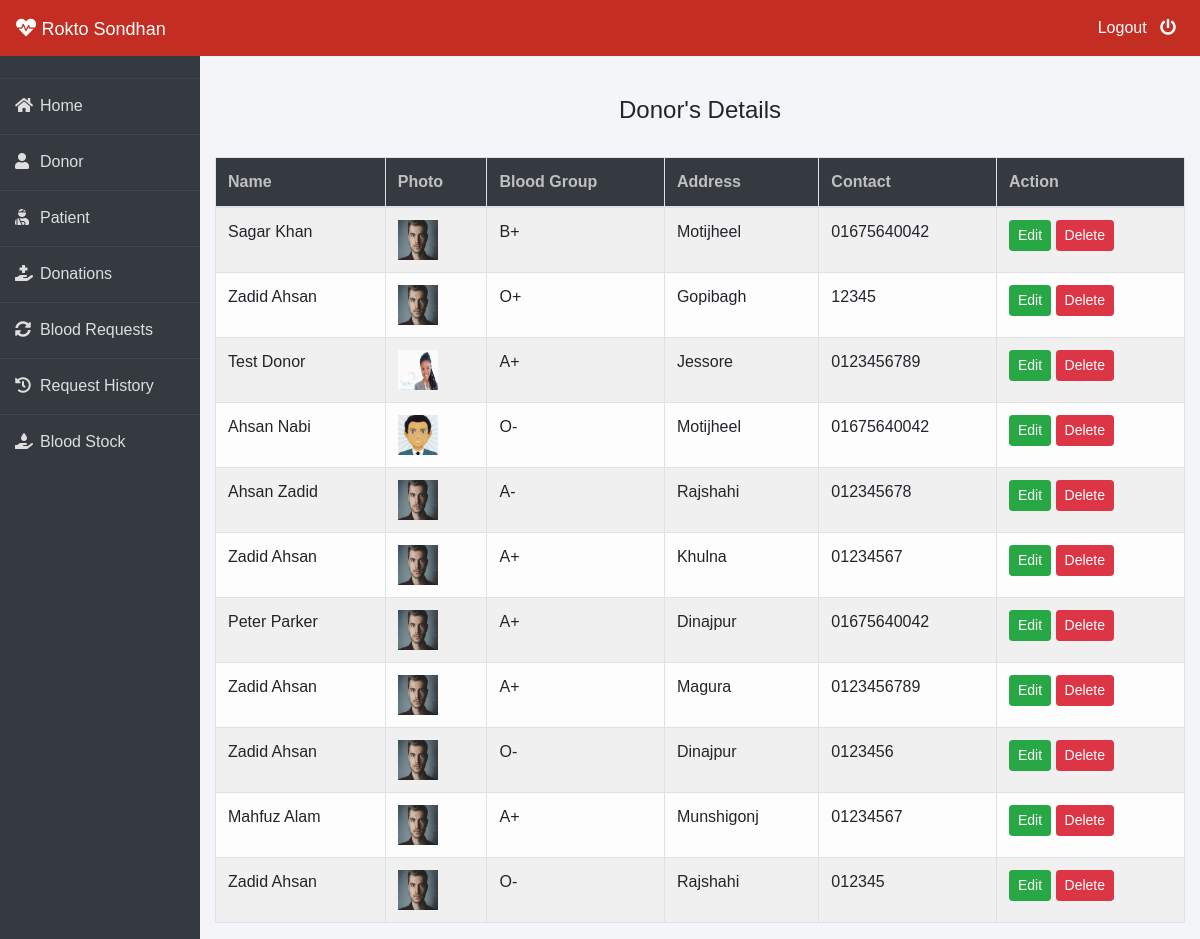
The app's page /admin-donor (signed in) with its own data.
### donor/models.py (models this page shows, shortened)
class Donor(models.Model):
    user=models.OneToOneField(User,on_delete=models.CASCADE)
    profile_pic= models.ImageField(upload_to='profile_pic/Donor/',null=True,blank=True)
    bloodgroup=models.CharField(max_length=10)
    address = models.CharField(max_length=40)
    mobile = models.CharField(max_length=20,null=False)
    @property
    def get_name(self):
        return self.user.first_name+" "+self.user.last_name

### blood/views.py (the view)
# urls.py: path('admin-donor', views.admin_donor_view,name='admin-donor'),
@login_required(login_url='adminlogin')
def admin_donor_view(request):
    donors=dmodels.Donor.objects.all()
    return render(request,'blood/admin_donor.html',{'donors':donors})

### templates/blood/admin_donor.html
{% extends 'blood/adminbase.html' %}
{% block content %}
{% load widget_tweaks %}
{%load static%}
<br><br>
<div class="container">
    <H4 class="text-center">Donor's Details</H4><br>
    <table class="table table-light table-hover table-bordered table-striped">
        <thead class="bg-dark">
            <tr>
                <th scope="col" style="color: rgb(192, 192, 192);">Name</th>
               <th scope="col" style="color: rgb(192, 192, 192);">Photo</th>
                <th scope="col" style="color: rgb(192, 192, 192);">Blood Group</th>
                <th scope="col" style="color: rgb(192, 192, 192);">Address</th>
                <th scope="col" style="color: rgb(192, 192, 192);">Contact</th>
                <th style="color: rgb(192, 192, 192);">Action</th>
            </tr>
        </thead>
        <tbody>
            {% for t in donors %}
            <tr>
                <td> {{t.get_name}}</td>
                <td> <img src="{% static t.profile_pic.url %}" alt="Profile Pic" height="40px" width="40px" /></td>
                <td>{{t.bloodgroup}}</td>
                <td>{{t.address}}</td>
                <td>{{t.mobile}}</td>
                <td>
                    <button class="btn btn-success btn-sm"><a  style="text-decoration: none;color: white;" href="{% url 'update-donor' t.id  %}">Edit</a> </button>
                    <button class="btn btn-danger btn-sm"><a  style="text-decoration: none;color: white;" href="{% url 'delete-donor' t.id  %}">Delete</a> </button>
                </td>
            </tr>
            {% endfor %}
        </tbody>
    </table>
</div>
{% endblock content %}

### templates/blood/adminbase.html (shortened to what this page needs)
<!DOCTYPE html>
<html lang="en">
<head>
    <link rel="stylesheet" href="https://maxcdn.bootstrapcdn.com/bootstrap/4.0.0/css/bootstrap.min.css">
    <link rel="stylesheet" href="https://cdnjs.cloudflare.com/ajax/libs/font-awesome/5.14.0/css/all.css">
</head>
<body>
    <nav class="navbar navbar-expand-lg navbar-light fixed-top bg-danger">
        <a style="color:white;" class="navbar-brand" href="/"><i class="fa fa-heartbeat"></i>&nbsp;<font face = "Comic sans MS" size ="4">Rokto Sondhan</font></a>
        <div class="navbar-collapse collapse w-100 order-3 dual-collapse2">
            <ul class="navbar-nav ml-auto">
                <li class="nav-item">
                    <a class="nav-link" style="color: white;" href="/logout">Logout &nbsp; <i class="fas fa-power-off"></i></a>
                </li>
            </ul>
        </div>
      </nav>
<br><br>
<div class="wrapper">
    <div class="sidebar">
        <ul>
            <li><a style="text-decoration:none;" href="/"><i class="fas fa-home"></i>Home</a></li>
            <li><a style="text-decoration:none;" href="/admin-donor"><i class="fas fa-user"></i>Donor</a></li>
            <li><a style="text-decoration:none;" href="/admin-patient"><i class="fas fa-user-injured"></i>Patient</a></li>
            <li><a style="text-decoration:none;" href="/admin-donation"><i class="fas fa-hand-holding-medical"></i>Donations</a></li>
            <li><a style="text-decoration:none;" href="/admin-request"><i class="fas fa-sync-alt"></i>Blood Requests</a></li>
            <li><a style="text-decoration:none;" href="/admin-request-history"><i class="fas fa-history"></i>Request History</a></li>
            <li><a style="text-decoration:none;" href="/admin-blood"><i class="fas fa-hand-holding-water"></i>Blood Stock</a></li>
        </ul>
    </div>
    <div class="main_content">
{% block content %}
{% endblock content %}
    </div>
</div>
</body>
</html>

### templates/blood/adminbase.html (style rules this page uses)
* { margin: 0; padding: 0; box-sizing: border-box; list-style: none; text-decoration: none; font-family: 'Josefin Sans', sans-serif; }
body { background-color: #f3f5f9; }
.bg-danger { background-color: #c32d22!important; }
.wrapper { display: flex; position: relative; }
.wrapper .sidebar { width: 200px; height: 100%; background: #343a40; padding: 30px 0px; position: fixed; }
.wrapper .sidebar ul li { padding: 15px; border-bottom: 1px solid #dedede; border-bottom: 1px solid rgba(0,0,0,0.05); border-top: 1px solid rgba(255,255,255,0.05); }
.wrapper .sidebar ul li a { color: #dedede; display: block; }
.wrapper .sidebar ul li a .fas { width: 25px; }
.wrapper .main_content { width: 100%; margin-left: 200px; }

### records on screen
Donor: get_name "Sagar Khan", profile_pic (picture), bloodgroup "B+", address "Motijheel", mobile "01675640042"
Donor: get_name "Zadid Ahsan", profile_pic (picture), bloodgroup "O+", address "Gopibagh", mobile "12345"
Donor: get_name "Test Donor", profile_pic (picture), bloodgroup "A+", address "Jessore", mobile "0123456789"
Donor: get_name "Ahsan Nabi", profile_pic (picture), bloodgroup "O-", address "Motijheel", mobile "01675640042"
Donor: get_name "Ahsan Zadid", profile_pic (picture), bloodgroup "A-", address "Rajshahi", mobile "012345678"
Donor: get_name "Zadid Ahsan", profile_pic (picture), bloodgroup "A+", address "Khulna", mobile "01234567"
Donor: get_name "Peter Parker", profile_pic (picture), bloodgroup "A+", address "Dinajpur", mobile "01675640042"
Donor: get_name "Zadid Ahsan", profile_pic (picture), bloodgroup "A+", address "Magura", mobile "0123456789"
Donor: get_name "Zadid Ahsan", profile_pic (picture), bloodgroup "O-", address "Dinajpur", mobile "0123456"
Donor: get_name "Mahfuz Alam", profile_pic (picture), bloodgroup "A+", address "Munshigonj", mobile "01234567"
Donor: get_name "Zadid Ahsan", profile_pic (picture), bloodgroup "O-", address "Rajshahi", mobile "012345"
